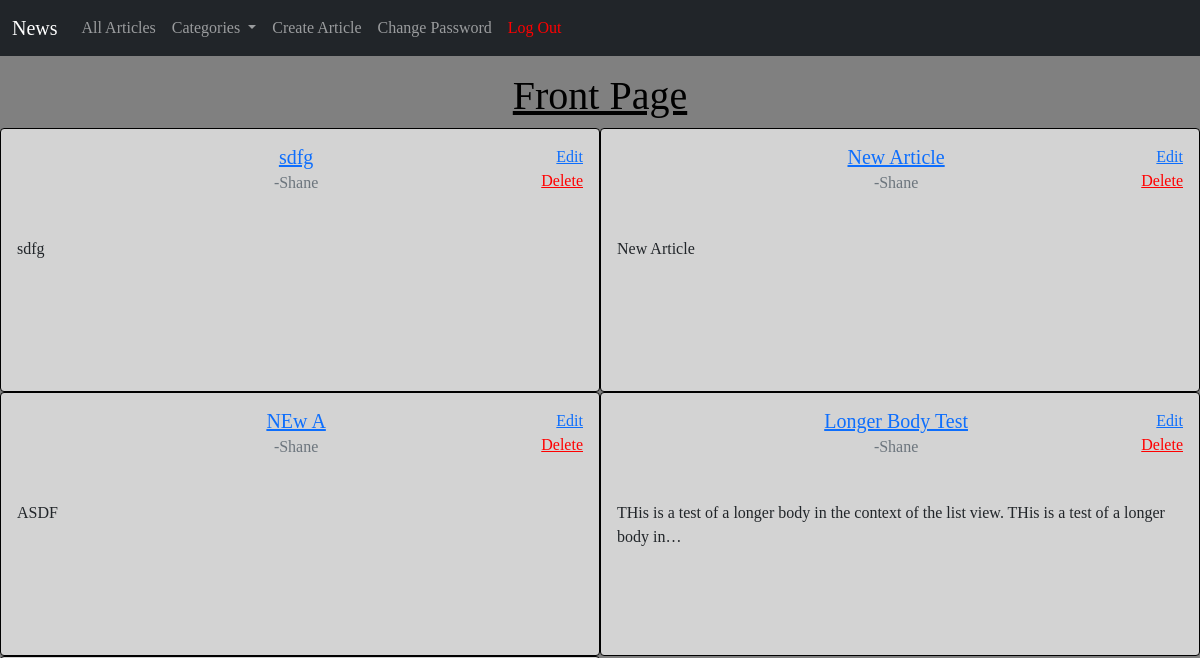
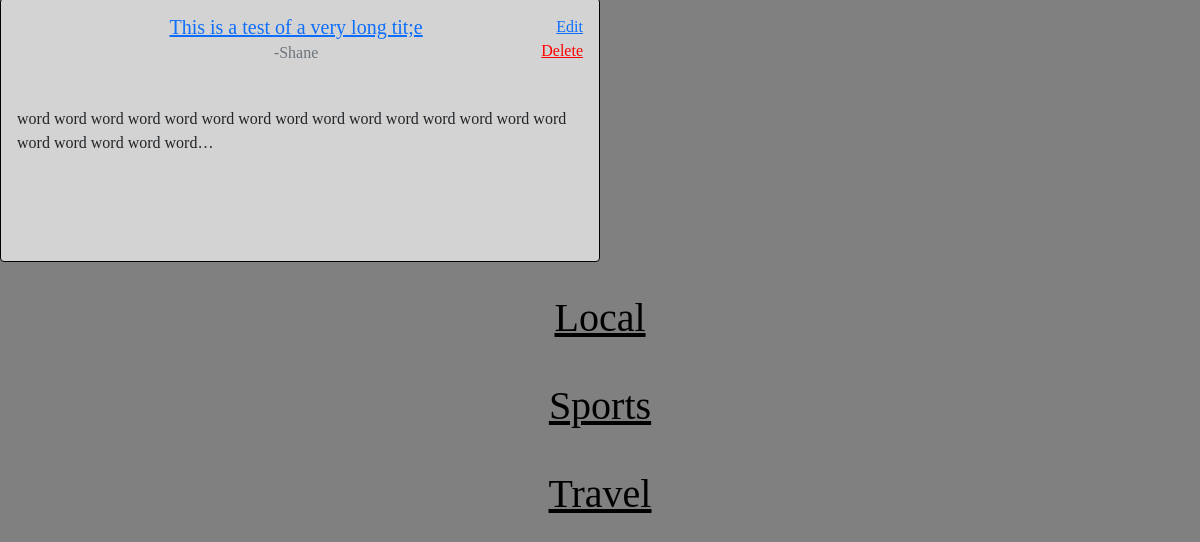
Before: /articles/ (signed in) with the older database file (2 pictures, top to bottom).
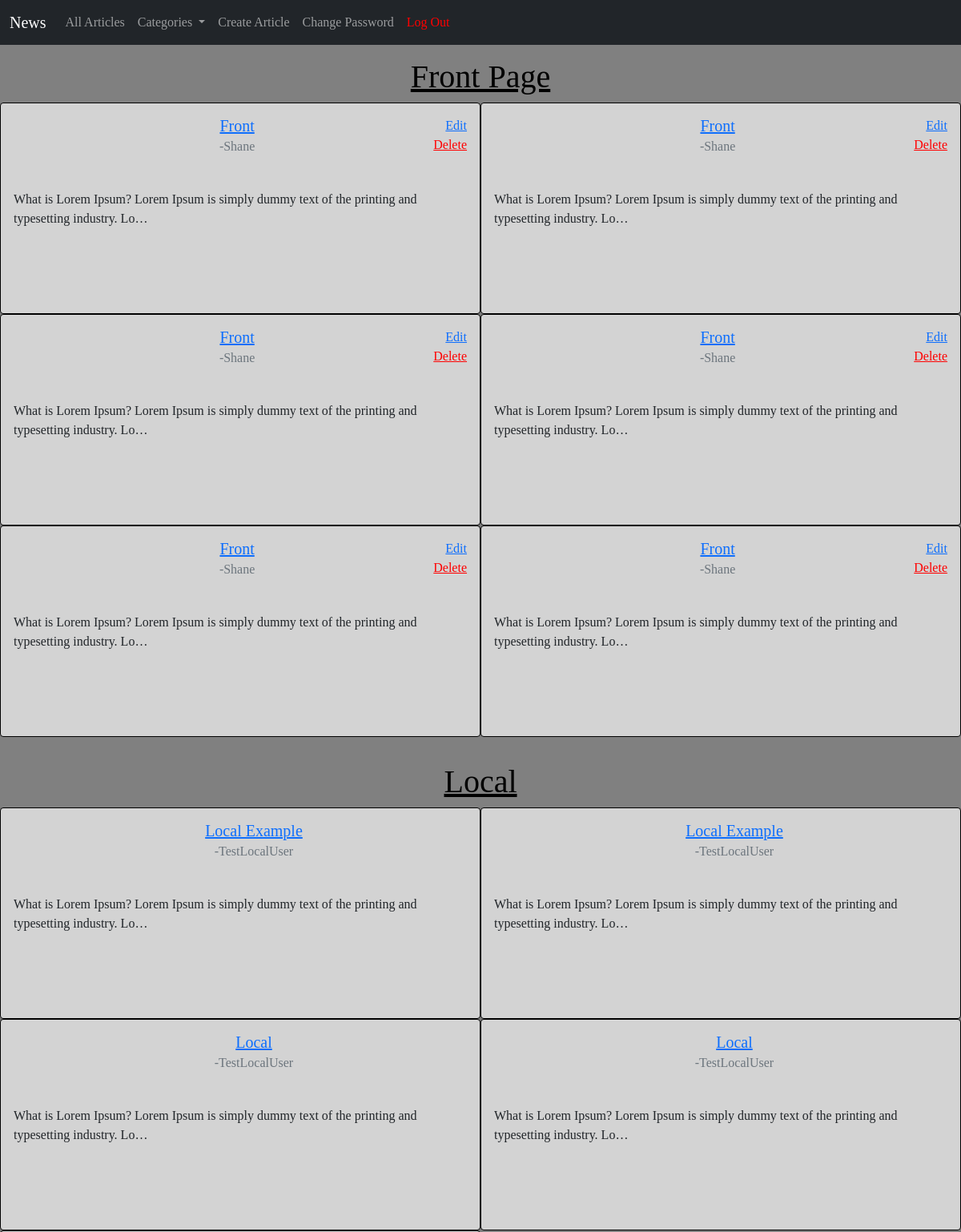
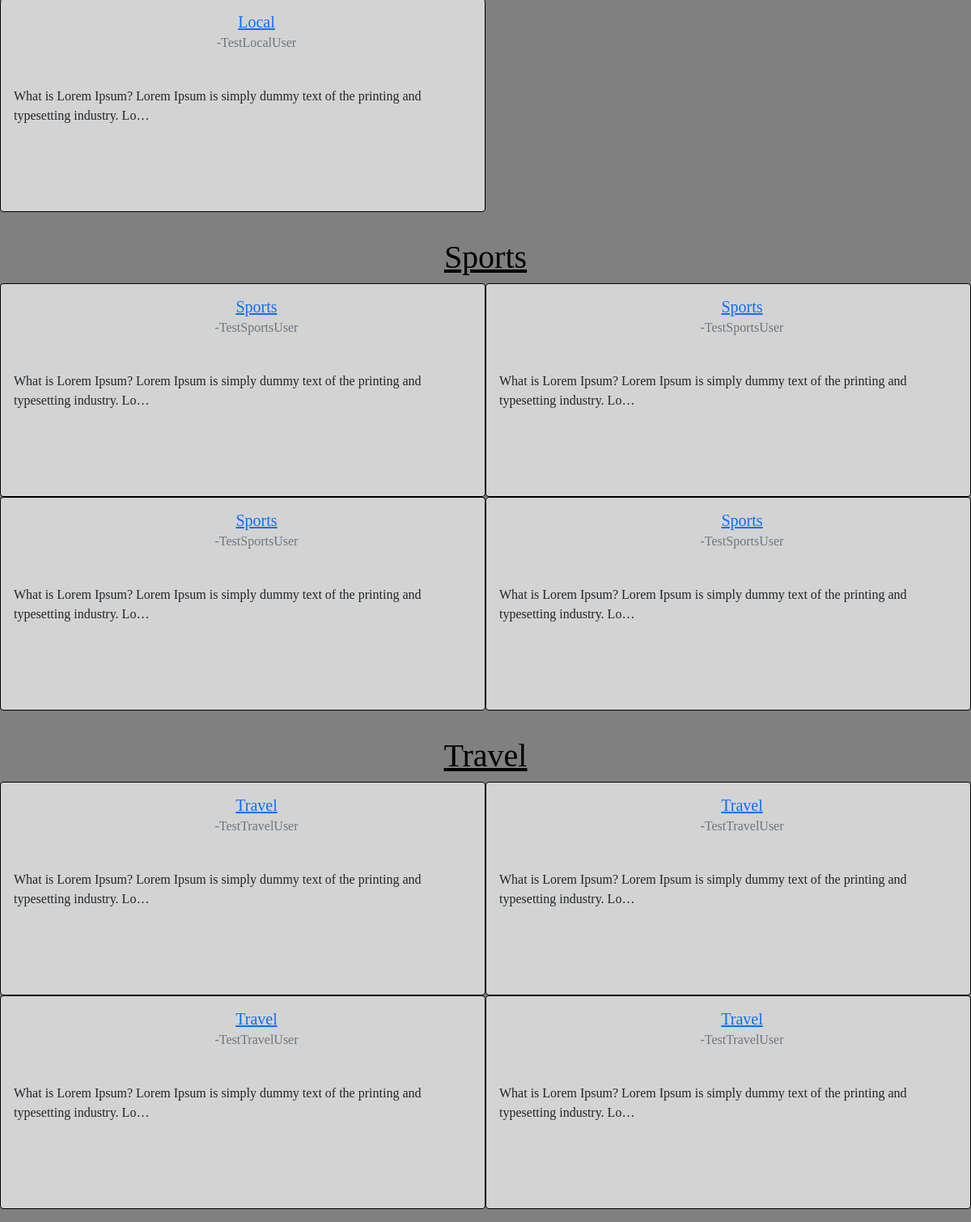
After: the same page with the newer database file (2 pictures, top to bottom).
### articles/models.py (models this page shows, shortened)
class Article(models.Model):
    title=models.CharField(max_length=200)
    body=models.TextField()
    author=models.ForeignKey(
        get_user_model(),
        on_delete=models.CASCADE
    )
    created_on=models.DateTimeField(auto_now_add=True)
    category = models.CharField(max_length=200, default="None")

### accounts/models.py (models this page shows)
class CustomUser(AbstractUser):
    role = models.CharField(max_length=255)
    department = models.CharField(max_length=255, default="None")

### articles/views.py (the view)
# urls.py: path('', ArticleListView.as_view(), name='article_list'),
class ArticleListView(LoginRequiredMixin, ListView):
    model=Article
    template_name="article_list.html"

### templates/article_list.html (shortened to what the changed rows need)
{% extends 'base.html' %}
{% block content %}
    <div class="article-list">
        <h1><a href="{% url 'front_page' %}">Front Page</a></h1>
        <div class="article-list-section">
            {% for article in article_list %}
                {% if article.category == 'Front-Page' %}
                    <div class="card">
                        <div class="card-body">
                            <div class="top-of-card">
                                <div class="title-author">
                                    <h5 class="card-title"><a href="{% url 'article_detail' article.id %}">{{article.title|truncatechars:50}}</a></h5>
                                    <h6 class="card-subtitle mb-2 text-muted author">-{{article.author}}</h6>
                                </div>
                                <div class="article-list-buttons">
                                    {% if article.author == user %}
                                    <a href="{% url 'article_edit' article.id %}" class="card-link">Edit</a>
                                    <a href="{% url 'article_delete' article.id %}" class="card-link" style="color: red;">Delete</a>
                                    {% endif %}
                                </div>
                            </div>
                            <div class="article-info">
                                <p class="card-text">{{article.body|truncatechars:100}}</p>
                            </div>
                        </div>
                    </div>
                {% endif %}
            {% endfor %}
        </div>
        <h1><a href="{% url 'local' %}">Local</a></h1>
        <div class="article-list-section">
            {% for article in article_list %}
                {% if article.category == 'Local' %}
                    <div class="card">
                        <div class="card-body">
                            <div class="top-of-card">
                                <div class="title-author">
                                    <h5 class="card-title"><a href="{% url 'article_detail' article.id %}">{{article.title|truncatechars:50}}</a></h5>
                                    <h6 class="card-subtitle mb-2 text-muted author">-{{article.author}}</h6>
                                </div>
                            </div>
                            <div class="article-info">
                                <p class="card-text">{{article.body|truncatechars:100}}</p>
                            </div>
                        </div>
                    </div>
                {% endif %}
            {% endfor %}
        </div>
        <h1><a href="{% url 'sports' %}">Sports</a></h1>
        <div class="article-list-section">
            {% for article in article_list %}
                {% if article.category == 'Sports' %}
                    <div class="card">
                        <div class="card-body">
                            <div class="top-of-card">
                                <div class="title-author">
                                    <h5 class="card-title"><a href="{% url 'article_detail' article.id %}">{{article.title|truncatechars:50}}</a></h5>
                                    <h6 class="card-subtitle mb-2 text-muted author">-{{article.author}}</h6>
                                </div>
                            </div>
                            <div class="article-info">
                                <p class="card-text">{{article.body|truncatechars:100}}</p>
                            </div>
                        </div>
                    </div>
                {% endif %}
            {% endfor %}
        </div>
        <h1><a href="{% url 'travel' %}">Travel</a></h1>
        <div class="article-list-section">
            {% for article in article_list %}
                {% if article.category == 'Travel' %}
                    <div class="card">
                        <div class="card-body">
                            <div class="top-of-card">
                                <div class="title-author">
                                    <h5 class="card-title"><a href="{% url 'article_detail' article.id %}">{{article.title|truncatechars:50}}</a></h5>
                                    <h6 class="card-subtitle mb-2 text-muted author">-{{article.author}}</h6>
                                </div>
                            </div>
                            <div class="article-info">
                                <p class="card-text">{{article.body|truncatechars:100}}</p>
                            </div>
                        </div>
                    </div>
                {% endif %}
            {% endfor %}
        </div>
    </div>
{% endblock content %}

Changed rows visible on the page:
removed Article: title "sdfg", author "Shane", shows "Edit", body "sdfg", shown under "Front Page"
removed Article: title "New Article", author "Shane", shows "Edit", body "New Article", shown under "Front Page"
removed Article: title "NEw A", author "Shane", shows "Edit", body "ASDF", shown under "Front Page"
removed Article: title "Longer Body Test", author "Shane", shows "Edit", body "THis is a test of a longer body in the context of the list view. THis is a test of a longer body in…", shown under "Front Page"
removed Article: title "This is a test of a very long tit;e", author "Shane", shows "Edit", body "word word word word word word word word word word word word word word word word word word word word…", shown under "Front Page"
added Article: title "Front", author "Shane", shows "Edit", body "What is Lorem Ipsum? Lorem Ipsum is simply dummy text of the printing and typesetting industry. Lo…", shown under "Front Page"
added Article: title "Front", author "Shane", shows "Edit", body "What is Lorem Ipsum? Lorem Ipsum is simply dummy text of the printing and typesetting industry. Lo…", shown under "Front Page"
added Article: title "Front", author "Shane", shows "Edit", body "What is Lorem Ipsum? Lorem Ipsum is simply dummy text of the printing and typesetting industry. Lo…", shown under "Front Page"
added Article: title "Front", author "Shane", shows "Edit", body "What is Lorem Ipsum? Lorem Ipsum is simply dummy text of the printing and typesetting industry. Lo…", shown under "Front Page"
added Article: title "Front", author "Shane", shows "Edit", body "What is Lorem Ipsum? Lorem Ipsum is simply dummy text of the printing and typesetting industry. Lo…", shown under "Front Page"
added Article: title "Front", author "Shane", shows "Edit", body "What is Lorem Ipsum? Lorem Ipsum is simply dummy text of the printing and typesetting industry. Lo…", shown under "Front Page"
added Article: title "Local Example", author "TestLocalUser", body "What is Lorem Ipsum? Lorem Ipsum is simply dummy text of the printing and typesetting industry. Lo…", shown under "Local"
added Article: title "Local Example", author "TestLocalUser", body "What is Lorem Ipsum? Lorem Ipsum is simply dummy text of the printing and typesetting industry. Lo…", shown under "Local"
added Article: title "Local", author "TestLocalUser", body "What is Lorem Ipsum? Lorem Ipsum is simply dummy text of the printing and typesetting industry. Lo…"
added Article: title "Local", author "TestLocalUser", body "What is Lorem Ipsum? Lorem Ipsum is simply dummy text of the printing and typesetting industry. Lo…"
added Article: title "Local", author "TestLocalUser", body "What is Lorem Ipsum? Lorem Ipsum is simply dummy text of the printing and typesetting industry. Lo…"
added Article: title "Sports", author "TestSportsUser", body "What is Lorem Ipsum? Lorem Ipsum is simply dummy text of the printing and typesetting industry. Lo…"
added Article: title "Sports", author "TestSportsUser", body "What is Lorem Ipsum? Lorem Ipsum is simply dummy text of the printing and typesetting industry. Lo…"
added Article: title "Sports", author "TestSportsUser", body "What is Lorem Ipsum? Lorem Ipsum is simply dummy text of the printing and typesetting industry. Lo…"
added Article: title "Sports", author "TestSportsUser", body "What is Lorem Ipsum? Lorem Ipsum is simply dummy text of the printing and typesetting industry. Lo…"
added Article: title "Travel", author "TestTravelUser", body "What is Lorem Ipsum? Lorem Ipsum is simply dummy text of the printing and typesetting industry. Lo…"
added Article: title "Travel", author "TestTravelUser", body "What is Lorem Ipsum? Lorem Ipsum is simply dummy text of the printing and typesetting industry. Lo…"
added Article: title "Travel", author "TestTravelUser", body "What is Lorem Ipsum? Lorem Ipsum is simply dummy text of the printing and typesetting industry. Lo…"
added Article: title "Travel", author "TestTravelUser", body "What is Lorem Ipsum? Lorem Ipsum is simply dummy text of the printing and typesetting industry. Lo…"
